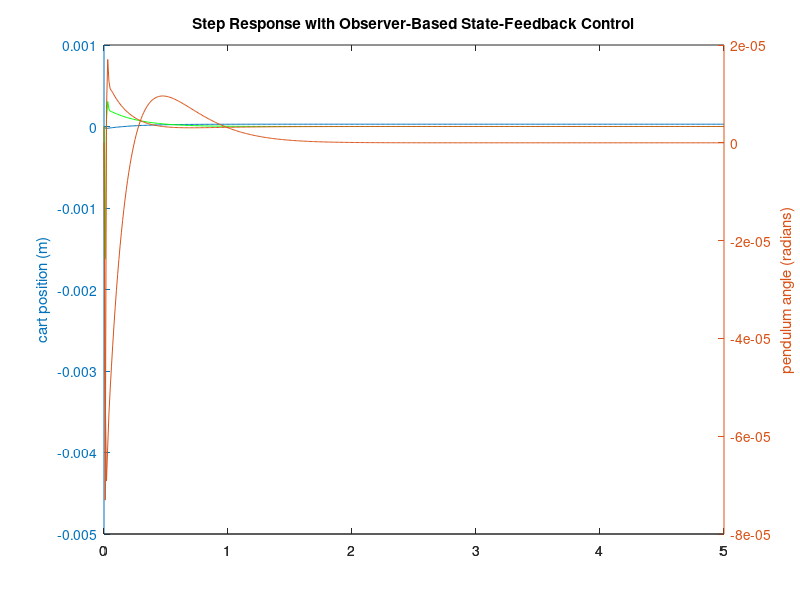

MATLAB code for this plot:
%%Inverted Pendulum State Space Model Analysis
%%Ryan Fielding
clc;
clear all;
close all;

%% Constants
M = .081;   %kg, cart mass
m = 0.088;  %kg, total pend. mass
b = 0.1;    %N/m/s, cart friction estimate
g = 9.81;   %m/s^2
l = 0.10;   %m, pend. length to CM.

%calculate pend. inertia
m_rod = 0.035;  %kg, rod mass
m_disk = 0.053; %kg, disk mass
r_disk = 0.037; %m, disk radius
I = (1/3)*m_rod*l^2 + 0.5*m_disk*r_disk^2 + m_disk*(2*l + r_disk)^2;  %kg.m^2

den = I*(M+m) + M*m*l^2; %denominator for the A and B matrices

%Matrices
A = [0      1              0           0;
     0 -(I+m*l^2)*b/den  (m^2*g*l^2)/den   0;
     0      0              0           1;
     0 -(m*l*b)/den       m*g*l*(M+m)/den  0];
B = [     0;
        I/den;
          0;
        m*l/den];
C = [1 0 0 0;
     0 0 1 0]; %x and theta are measurable states (potentiometer and optical encoder)
D = [0;
     0];


%% State modelling
states = {'x' 'x_dot' 'phi' 'phi_dot'};
inputs = {'u'};
outputs = {'x'; 'phi'};

sys_ss = ss(A,B,C,D,'statename',states,'inputname',inputs,'outputname',outputs);
sys_tf = tf(sys_ss);
polesOL = eig(A); %one in the right half plane, thus unstable

co = ctrb(sys_ss);
ob = obsv(sys_ss);
controllability = rank(co); %rank of 4 = num of states, thus controllable.
observability = rank(ob); %rank of 4 = num states, thus observable.

%state feedback test
%poles1 = [ -10 + 5i -10-5i -4 -5]; %choose desired poles
%k = acker(A, B, poles1);
%eig(A-B*k); %check system poles

%% LQR Controller

Q = C'*C;
%Weights on error penalization for each state
Q(1,1) = 5000;

Q(3,3) = 100;

R = 0.0001;
[K,S,P_Sys] = lqr(A,B,Q,R);

%model and simulate LQR controller on system
Ac = [(A-B*K)];
Bc = [B];
Cc = [C];
Dc = [D];

states = {'x' 'x_dot' 'phi' 'phi_dot'};
inputs = {'r'};
outputs = {'x'; 'phi'};

sys_cl = ss(Ac,Bc,Cc,Dc,'statename',states,'inputname',inputs,'outputname',outputs);

%% Observer based control
%Observer poles should be ~5-10 times the system LQR ctrl poles.
P_Obsv = 5*P_Sys;

L = place(A',C',P_Obsv)';

%display results for TIVA
A
B
C
D
K
L
A - B*K


%% Model and simulate observer feedback whole system
Ace = [(A-B*K) (B*K);
       zeros(size(A)) (A-L*C)];
Bce = [B;
       zeros(size(B))];
Cce = [Cc zeros(size(Cc))];
Dce = [0;0];

states = {'x' 'x_dot' 'phi' 'phi_dot' 'e1' 'e2' 'e3' 'e4'};
inputs = {'r'};
outputs = {'x'; 'phi'};

sys_est_cl = ss(Ace,Bce,Cce,Dce,'statename',states,'inputname',inputs,'outputname',outputs);
% 
t = 0:0.01:5;
%to step input 0.2m
r = -0.2*ones(size(t));

[y,t,x]=lsim(sys_est_cl,r,t);
[AX,H1,H2] = plotyy(t,y(:,1),t,y(:,2),'plot');
set(get(AX(1),'Ylabel'),'String','cart position (m)')
set(get(AX(2),'Ylabel'),'String','pendulum angle (radians)')
title('Step Response with Observer-Based State-Feedback Control')
hold on
%plot xdot, theta dot
plot(t,x(:,2), 'g');
plot(t,x(:,4));